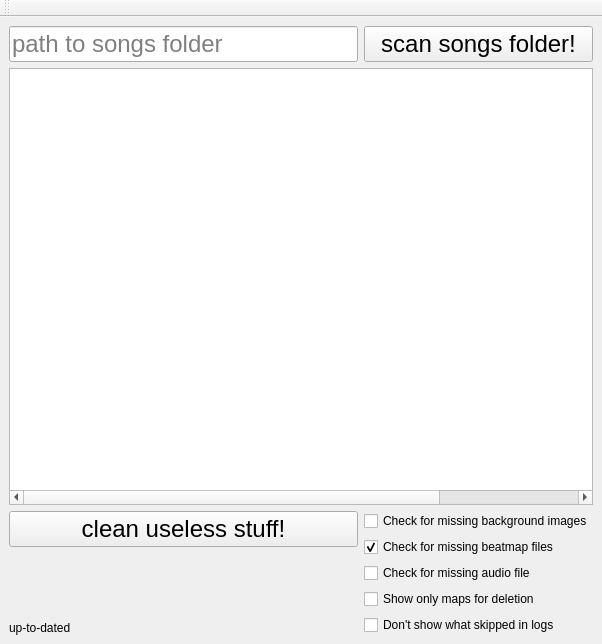
<?xml version="1.0" encoding="UTF-8"?>
<ui version="4.0">
 <class>MainWindow</class>
 <widget class="QMainWindow" name="MainWindow">
  <property name="enabled">
   <bool>true</bool>
  </property>
  <property name="geometry">
   <rect>
    <x>0</x>
    <y>0</y>
    <width>602</width>
    <height>644</height>
   </rect>
  </property>
  <property name="sizePolicy">
   <sizepolicy hsizetype="Minimum" vsizetype="Minimum">
    <horstretch>0</horstretch>
    <verstretch>0</verstretch>
   </sizepolicy>
  </property>
  <property name="minimumSize">
   <size>
    <width>602</width>
    <height>215</height>
   </size>
  </property>
  <property name="maximumSize">
   <size>
    <width>602</width>
    <height>927</height>
   </size>
  </property>
  <property name="windowTitle">
   <string>osu! Songs Folder Cleaner</string>
  </property>
  <property name="windowIcon">
   <iconset theme="applications-games">
    <normaloff>.</normaloff>.</iconset>
  </property>
  <property name="layoutDirection">
   <enum>Qt::LeftToRight</enum>
  </property>
  <property name="toolButtonStyle">
   <enum>Qt::ToolButtonIconOnly</enum>
  </property>
  <property name="tabShape">
   <enum>QTabWidget::Rounded</enum>
  </property>
  <widget class="QWidget" name="main_party">
   <layout class="QGridLayout" name="gridLayout">
    <item row="0" column="0">
     <widget class="QLineEdit" name="path_to_songs_folder">
      <property name="font">
       <font>
        <pointsize>18</pointsize>
        <italic>false</italic>
       </font>
      </property>
      <property name="inputMask">
       <string/>
      </property>
      <property name="text">
       <string/>
      </property>
      <property name="placeholderText">
       <string>path to songs folder</string>
      </property>
     </widget>
    </item>
    <item row="0" column="1">
     <widget class="QPushButton" name="scan_folder">
      <property name="font">
       <font>
        <pointsize>18</pointsize>
       </font>
      </property>
      <property name="text">
       <string>scan songs folder!</string>
      </property>
     </widget>
    </item>
    <item row="2" column="0">
     <layout class="QVBoxLayout" name="startNinfo">
      <item>
       <widget class="QPushButton" name="start_clean_button">
        <property name="font">
         <font>
          <pointsize>18</pointsize>
         </font>
        </property>
        <property name="text">
         <string>clean useless stuff!</string>
        </property>
       </widget>
      </item>
      <item>
       <widget class="QLabel" name="update_available">
        <property name="text">
         <string>up-to-dated</string>
        </property>
        <property name="alignment">
         <set>Qt::AlignBottom|Qt::AlignLeading|Qt::AlignLeft</set>
        </property>
       </widget>
      </item>
     </layout>
    </item>
    <item row="2" column="1">
     <layout class="QVBoxLayout" name="verticalLayout">
      <item>
       <widget class="QCheckBox" name="bg_images_check">
        <property name="text">
         <string>Check for missing background images</string>
        </property>
        <property name="checked">
         <bool>false</bool>
        </property>
       </widget>
      </item>
      <item>
       <widget class="QCheckBox" name="beatmap_files_check">
        <property name="text">
         <string>Check for missing beatmap files</string>
        </property>
        <property name="checked">
         <bool>true</bool>
        </property>
       </widget>
      </item>
      <item>
       <widget class="QCheckBox" name="audio_file_check">
        <property name="text">
         <string>Check for missing audio file</string>
        </property>
       </widget>
      </item>
      <item>
       <widget class="QCheckBox" name="only_delpending_maps">
        <property name="text">
         <string>Show only maps for deletion</string>
        </property>
       </widget>
      </item>
      <item>
       <widget class="QCheckBox" name="only_important_logs">
        <property name="text">
         <string>Don't show what skipped in logs</string>
        </property>
       </widget>
      </item>
     </layout>
    </item>
    <item row="1" column="0" colspan="2">
     <widget class="QTableWidget" name="songs_list">
      <property name="rowCount">
       <number>0</number>
      </property>
      <property name="columnCount">
       <number>4</number>
      </property>
      <attribute name="horizontalHeaderVisible">
       <bool>false</bool>
      </attribute>
      <attribute name="horizontalHeaderCascadingSectionResizes">
       <bool>false</bool>
      </attribute>
      <attribute name="horizontalHeaderMinimumSectionSize">
       <number>50</number>
      </attribute>
      <attribute name="horizontalHeaderDefaultSectionSize">
       <number>150</number>
      </attribute>
      <attribute name="horizontalHeaderStretchLastSection">
       <bool>false</bool>
      </attribute>
      <attribute name="verticalHeaderVisible">
       <bool>false</bool>
      </attribute>
      <column/>
      <column/>
      <column/>
      <column/>
     </widget>
    </item>
   </layout>
  </widget>
  <widget class="QToolBar" name="toolbar">
   <property name="sizePolicy">
    <sizepolicy hsizetype="Minimum" vsizetype="Minimum">
     <horstretch>0</horstretch>
     <verstretch>0</verstretch>
    </sizepolicy>
   </property>
   <property name="windowTitle">
    <string>toolBar</string>
   </property>
   <attribute name="toolBarArea">
    <enum>TopToolBarArea</enum>
   </attribute>
   <attribute name="toolBarBreak">
    <bool>false</bool>
   </attribute>
  </widget>
  <action name="actionTutorial">
   <property name="text">
    <string>Tutorial</string>
   </property>
  </action>
  <action name="actionAbout">
   <property name="checkable">
    <bool>false</bool>
   </property>
   <property name="text">
    <string>About</string>
   </property>
  </action>
 </widget>
 <tabstops>
  <tabstop>path_to_songs_folder</tabstop>
  <tabstop>scan_folder</tabstop>
  <tabstop>bg_images_check</tabstop>
  <tabstop>beatmap_files_check</tabstop>
  <tabstop>audio_file_check</tabstop>
  <tabstop>only_delpending_maps</tabstop>
  <tabstop>start_clean_button</tabstop>
  <tabstop>songs_list</tabstop>
 </tabstops>
 <resources/>
 <connections/>
</ui>
